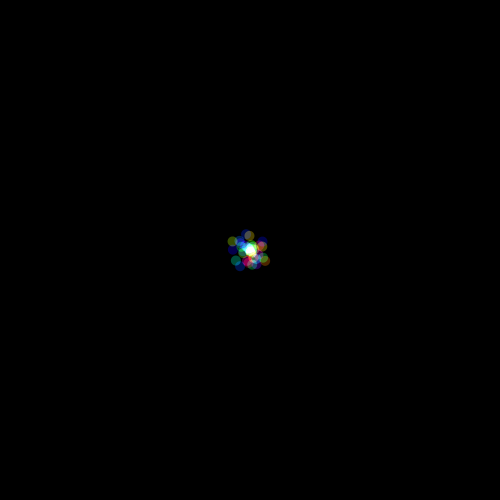
Frame 1 (no input)
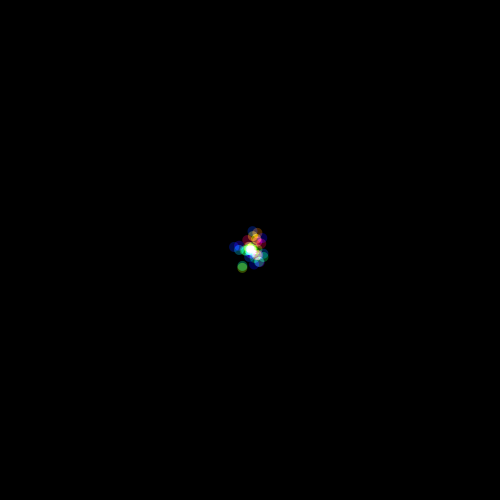
Frame 60 (the mouse pressed at the canvas centre just before this capture)
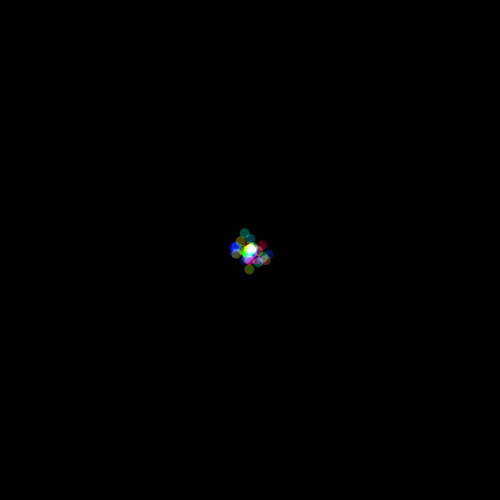
Frame 120 (the mouse held since frame 60 and released just before this capture)

The Processing sketch that drew these frames (run headless with seeded random() and noise(); from frame 60 on, the mouse is pressed at the canvas centre):

// Processing sketch: sketch32
// ── sketch32.pde
ColorBall cb;

void setup() {
  size(500,500);
  
  blendMode(ADD);
  colorMode(HSB, 360, 100, 100, 100);
  
  cb = new ColorBall();
}

void draw() {
  background(0);
  translate(width/2, height/2);
  
  cb.move1();
  cb.draw();
  
}
// ── ColorBall.pde
class ColorBall {
  
  int N = 40;
  
  SBall[] SBalls;
  
  ColorBall() {
    SBalls = new SBall[N];
    for (int i=0; i<SBalls.length; i++) {
      SBalls[i] = new SBall();
    }
  }
  
  void move1() {
    for (SBall sball : SBalls) {
      sball.move1();
    }
  }
  
  void draw() {
    for (SBall sball : SBalls) {
      sball.ra2xy();
      sball.draw();
    }
  }
}
// ── SBall.pde
class SBall {
  float INIT_MAX_R = 20;
  float DRAW_R = 10;
  
  float r, a, x, y, hue;
  
  SBall() {
    r = random(INIT_MAX_R);
    a = random(TWO_PI);
    hue = random(360);
  }
  
  void ra2xy() {
    x = r * cos(a);
    y = r * sin(a);
  }
  
  void move1() {
    //a += PI / map(r, 0, INIT_MAX_R, 50, 100);
    a += PI / random(0, 100);
  }
  
  void draw() {
    noStroke();
    fill(hue, 100, 100, 30);
    ellipse(x, y, DRAW_R, DRAW_R);
  }
}
